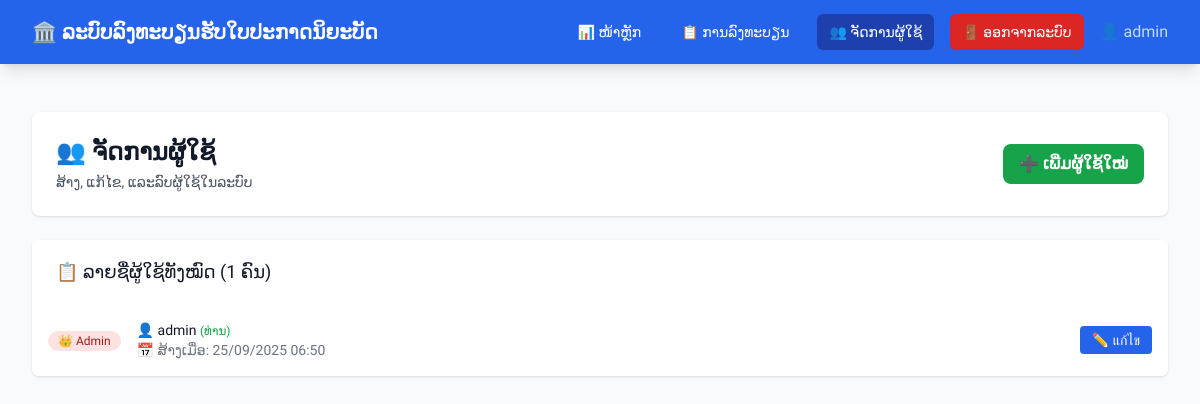
The page /admin/users.php (signed in) on the database its author committed.
### tables this page shows
CREATE TABLE IF NOT EXISTS users (
    id INT AUTO_INCREMENT PRIMARY KEY,
    username VARCHAR(100) NOT NULL UNIQUE COMMENT 'ຊື່ຜູ້ໃຊ້',
    password VARCHAR(255) NOT NULL COMMENT 'ລະຫັດຜ່ານ (Hashed)',
    role ENUM('admin','staff','viewer') NOT NULL DEFAULT 'viewer' COMMENT 'ບົດບາດຜູ້ໃຊ້',
    created_at TIMESTAMP DEFAULT CURRENT_TIMESTAMP COMMENT 'ວັນທີ່ສ້າງບັນຊີ'
);

### config/database.php (called while the page is built, shortened)
<?php
class Database {
    private $host = 'localhost';
    private $db_name = 'cert_system';
    private $username = 'root';
    private $password = '';
    private $charset = 'utf8mb4';
    private $pdo;
    private function connect() {
        try {
            $dsn = "mysql:host={$this->host};dbname={$this->db_name};charset={$this->charset}";
            $options = [
                PDO::ATTR_ERRMODE            => PDO::ERRMODE_EXCEPTION,
                PDO::ATTR_DEFAULT_FETCH_MODE => PDO::FETCH_ASSOC,
                PDO::ATTR_EMULATE_PREPARES   => false,
                PDO::MYSQL_ATTR_INIT_COMMAND => "SET NAMES {$this->charset} COLLATE utf8mb4_general_ci"
            ];
            $this->pdo = new PDO($dsn, $this->username, $this->password, $options);
        } catch (PDOException $e) {
            throw new PDOException("Database connection failed: " . $e->getMessage());
        }
    }
    public function query($sql, $params = []) {
        try {
            $stmt = $this->pdo->prepare($sql);
            $stmt->execute($params);
            return $stmt;
        } catch (PDOException $e) {
            throw new PDOException("Query failed: " . $e->getMessage());
        }
    }
}
try {
    $db = new Database();
} catch (Exception $e) {
    $db = null;
    error_log("Database connection error: " . $e->getMessage());
}
?>

### admin/users.php (the view, shortened to what this page needs)
<?php
require_once '../config/database.php';
$users = [];
try {
    $stmt = $db->query("SELECT id, username, role, created_at FROM users ORDER BY created_at DESC");
    $users = $stmt->fetchAll(PDO::FETCH_ASSOC);
} catch (Exception $e) {
    $error = 'ເກີດຂໍ້ຜິດພາດໃນການໂຫຼດຂໍ້ມູນ: ' . $e->getMessage();
}
?>
<!DOCTYPE html>
<html lang="lo">
<head>
    <script src="https://cdn.tailwindcss.com"></script>
</head>
<body class="bg-gray-50 min-h-screen">
    <nav class="bg-blue-600 text-white shadow-lg">
        <div class="max-w-7xl mx-auto px-4 sm:px-6 lg:px-8">
            <div class="flex justify-between h-16">
                <div class="flex items-center">
                    <h1 class="text-xl font-bold">🏛️ <?php echo APP_NAME; ?></h1>
                </div>
                <div class="flex items-center space-x-4">
                    <a href="dashboard.php" class="hover:bg-blue-700 px-3 py-2 rounded-md text-sm font-medium">
                        📊 ໜ້າຫຼັກ
                    </a>
                    <a href="registrations.php" class="hover:bg-blue-700 px-3 py-2 rounded-md text-sm font-medium">
                        📋 ການລົງທະບຽນ
                    </a>
                    <a href="users.php" class="bg-blue-800 px-3 py-2 rounded-md text-sm font-medium">
                        👥 ຈັດການຜູ້ໃຊ້
                    </a>
                    <a href="logout.php" class="hover:bg-red-700 bg-red-600 px-3 py-2 rounded-md text-sm font-medium">
                        🚪 ອອກຈາກລະບົບ
                    </a>
                    <span class="text-blue-200">👤 <?php echo htmlspecialchars($_SESSION['username']); ?></span>
                </div>
            </div>
        </div>
    </nav>
    <div class="max-w-7xl mx-auto py-6 sm:px-6 lg:px-8">
        <div class="px-4 py-6 sm:px-0">
            <div class="bg-white overflow-hidden shadow rounded-lg mb-6">
                <div class="px-4 py-5 sm:p-6">
                    <div class="flex justify-between items-center">
                        <div>
                            <h2 class="text-2xl font-bold text-gray-900">👥 ຈັດການຜູ້ໃຊ້</h2>
                            <p class="mt-1 text-sm text-gray-600">ສ້າງ, ແກ້ໄຂ, ແລະລົບຜູ້ໃຊ້ໃນລະບົບ</p>
                        </div>
                        <button onclick="showCreateForm()" class="bg-green-600 hover:bg-green-700 text-white px-4 py-2 rounded-lg font-semibold hover-scale">
                            ➕ ເພີ່ມຜູ້ໃຊ້ໃໝ່
                        </button>
                    </div>
                </div>
            </div>
            <div class="bg-white shadow overflow-hidden sm:rounded-md">
                <div class="px-4 py-5 sm:px-6">
                    <h3 class="text-lg leading-6 font-medium text-gray-900">
                        📋 ລາຍຊື່ຜູ້ໃຊ້ທັງໝົດ (<?php echo count($users); ?> ຄົນ)
                    </h3>
                </div>
                <ul class="divide-y divide-gray-200">
                    <?php foreach ($users as $user): ?>
                        <li class="px-4 py-4 hover:bg-gray-50">
                            <div class="flex items-center justify-between">
                                <div class="flex items-center">
                                    <div class="flex-shrink-0">
                                        <?php if ($user['role'] === 'admin'): ?>
                                            <span class="inline-flex items-center px-2.5 py-0.5 rounded-full text-xs font-medium bg-red-100 text-red-800">
                                                👑 Admin
                                            </span>
                                        <?php elseif ($user['role'] === 'staff'): ?>
                                            <span class="inline-flex items-center px-2.5 py-0.5 rounded-full text-xs font-medium bg-blue-100 text-blue-800">
                                                👨‍💼 Staff
                                            </span>
                                        <?php else: ?>
                                            <span class="inline-flex items-center px-2.5 py-0.5 rounded-full text-xs font-medium bg-gray-100 text-gray-800">
                                                👁️ Viewer
                                            </span>
                                        <?php endif; ?>
                                    </div>
                                    <div class="ml-4">
                                        <div class="text-sm font-medium text-gray-900">
                                            👤 <?php echo htmlspecialchars($user['username']); ?>
                                            <?php if ($user['id'] == $_SESSION['user_id']): ?>
                                                <span class="text-green-600 text-xs">(ທ່ານ)</span>
                                            <?php endif; ?>
                                        </div>
                                        <div class="text-sm text-gray-500">
                                            📅 ສ້າງເມື່ອ: <?php echo date('d/m/Y H:i', strtotime($user['created_at'])); ?>
                                        </div>
                                    </div>
                                </div>
                                <div class="flex items-center space-x-2">
                                    <button onclick="editUser(<?php echo $user['id']; ?>, '<?php echo htmlspecialchars($user['username']); ?>', '<?php echo $user['role']; ?>')"
                                            class="bg-blue-600 hover:bg-blue-700 text-white px-3 py-1 rounded text-sm hover-scale">
                                        ✏️ แก้ไข
                                    </button>
                                </div>
                            </div>
                        </li>
                    <?php endforeach; ?>
                </ul>
            </div>
        </div>
    </div>
</body>
</html>

### admin/users.php (style rules this page uses)
body { font-family: 'Phetsarath', sans-serif; }
.hover-scale { transition: transform 0.2s ease-in-out; }

### rows shown on the page
users: role "👑 Admin", username "admin", shows "(ທ່ານ)", created_at "25/09/2025 06:50"

### other values the page prints
APP_NAME "ລະບົບລົງທະບຽນຮັບໃບປະກາດນິຍະບັດ"
$_SESSION['username'] "admin"
count($users) "1"
